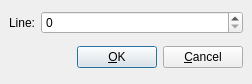
<ui version="4.0" >
 <class>Dialog</class>
 <widget class="QDialog" name="Dialog" >
  <property name="geometry" >
   <rect>
    <x>0</x>
    <y>0</y>
    <width>252</width>
    <height>84</height>
   </rect>
  </property>
  <property name="windowTitle" >
   <string>Dialog</string>
  </property>
  <layout class="QVBoxLayout" >
   <property name="margin" >
    <number>9</number>
   </property>
   <property name="spacing" >
    <number>6</number>
   </property>
   <item>
    <layout class="QHBoxLayout" >
     <property name="margin" >
      <number>0</number>
     </property>
     <property name="spacing" >
      <number>6</number>
     </property>
     <item>
      <widget class="QLabel" name="label" >
       <property name="sizePolicy" >
        <sizepolicy>
         <hsizetype>1</hsizetype>
         <vsizetype>5</vsizetype>
         <horstretch>0</horstretch>
         <verstretch>0</verstretch>
        </sizepolicy>
       </property>
       <property name="text" >
        <string>Line:</string>
       </property>
      </widget>
     </item>
     <item>
      <widget class="QSpinBox" name="spinBox" >
       <property name="sizePolicy" >
        <sizepolicy>
         <hsizetype>3</hsizetype>
         <vsizetype>0</vsizetype>
         <horstretch>0</horstretch>
         <verstretch>0</verstretch>
        </sizepolicy>
       </property>
      </widget>
     </item>
    </layout>
   </item>
   <item>
    <layout class="QHBoxLayout" >
     <property name="margin" >
      <number>0</number>
     </property>
     <property name="spacing" >
      <number>6</number>
     </property>
     <item>
      <spacer>
       <property name="orientation" >
        <enum>Qt::Horizontal</enum>
       </property>
       <property name="sizeHint" >
        <size>
         <width>131</width>
         <height>31</height>
        </size>
       </property>
      </spacer>
     </item>
     <item>
      <widget class="QPushButton" name="okButton" >
       <property name="text" >
        <string>&amp;OK</string>
       </property>
      </widget>
     </item>
     <item>
      <widget class="QPushButton" name="cancelButton" >
       <property name="text" >
        <string>&amp;Cancel</string>
       </property>
      </widget>
     </item>
    </layout>
   </item>
  </layout>
 </widget>
 <resources/>
 <connections>
  <connection>
   <sender>okButton</sender>
   <signal>clicked()</signal>
   <receiver>Dialog</receiver>
   <slot>accept()</slot>
   <hints>
    <hint type="sourcelabel" >
     <x>278</x>
     <y>253</y>
    </hint>
    <hint type="destinationlabel" >
     <x>96</x>
     <y>254</y>
    </hint>
   </hints>
  </connection>
  <connection>
   <sender>cancelButton</sender>
   <signal>clicked()</signal>
   <receiver>Dialog</receiver>
   <slot>reject()</slot>
   <hints>
    <hint type="sourcelabel" >
     <x>369</x>
     <y>253</y>
    </hint>
    <hint type="destinationlabel" >
     <x>179</x>
     <y>282</y>
    </hint>
   </hints>
  </connection>
 </connections>
</ui>
